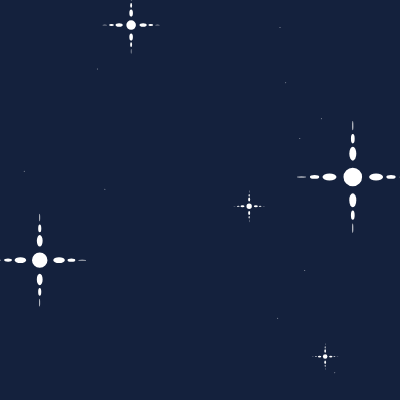
Frame 1 (no input)
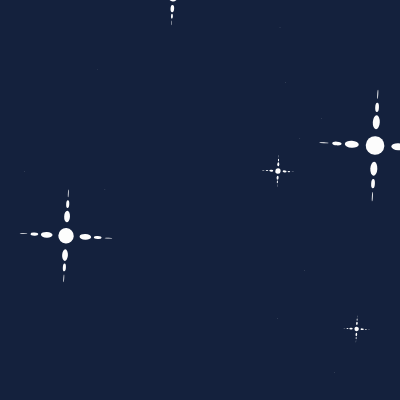
Frame 60 (no input)
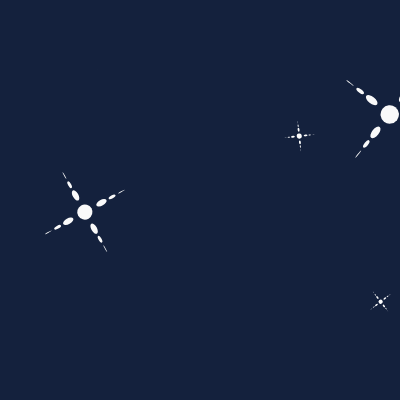
Frame 120 (the mouse pressed at the canvas centre since frame 60)

The p5.js sketch that drew these frames (run headless with seeded random() and noise() and a simulated clock; from frame 60 on, the mouse is pressed at the canvas centre):

// p5.js sketch
// ── sketch.js
let size;
let x = [];
let y = [];
let angle;
let pacex = [];
let pace = [];
let s;
let rotations;
let rotationsX;
let r, g, b, colorchange;
let disappear;
let ds, d;
let my;
let bgts = 0;
let starx = [];
let stary = [];

function setup() {
  createCanvas(400, 400);
  // x = [random(0, width),random(0, width),random(0, width)];
  // y = [random(0, height),random(0, height),random(0, height)];
  for(i = 0; i < 10; i ++){
    starx[i] = random(0, width);
    stary[i] = random(0, height);
  }
  
  for (i = 0; i < 5; i ++){
    x[i] = random(0, width);
    y[i] = random(0, height);
    pace[i] = random(0.2, 0.8);
    pacex [i] = random(0.2, 0.8);
  }
  size = [
    random(20, 50),
    random(20, 50),
    random(10, 20),
    random(20, 50),
    random(10, 20),
  ];
  angle = [];
  disappear = 255;
}

function draw() {
  background(20, 33, 61);

  for (i = 0; i < 20; i += 1) {
    stars(starx[i], stary[i]);
  }

  for (i = 0; i < 5; i += 1) {
    fishmove(i);
    push();
    translate(x[i], y[i] - size[i] * 0.14);
    s = sin(frameCount * 0.05);
    rotate((angle[i] / 8) * s);
    let my = map(y[i], 0, height, 0, 100);
    if (mouseIsPressed) {
      rotate(PI * my);
      if (size[i] > 0) {
        size[i] -= 0.01;
      }
    }
    if (sin(frameCount * 0.05) < 0) {
      rotate((angle[i] / 8) * -s * 2);
    }

    teridyfish(0, 0, size[i]);
    pop();

    if (y[i] < -30 || y[i] > height + 30) {
      pace[i] = -pace[i];
    }
    if (x[i] < -30 || x[i] > width + 30) {
      pacex[i] = -pacex[i];
    }
  }
}

function drawfish(px, py, psize){
    circle(px, py, psize * 0.4);

    ellipse(px, py + psize * 0.5, psize * 0.15, psize * 0.3);
    ellipse(px, py - psize * 0.5, psize * 0.15, psize * 0.3);
    ellipse(px + psize * 0.5, py, psize * 0.3, psize * 0.15);
    ellipse(px - psize * 0.5, py, psize * 0.3, psize * 0.15);

    ellipse(px, py + psize * 0.82, psize * 0.08, psize * 0.2);
    ellipse(px, py - psize * 0.82, psize * 0.08, psize * 0.2);
    ellipse(px + psize * 0.82, py, psize * 0.2, psize * 0.08);
    ellipse(px - psize * 0.82, py, psize * 0.2, psize * 0.08);

    ellipse(px, py + psize * 1.1, psize * 0.02, psize * 0.2);
    ellipse(px, py - psize * 1.1, psize * 0.02, psize * 0.2);
    ellipse(px + psize * 1.1, py, psize * 0.2, psize * 0.02);
    ellipse(px - psize * 1.1, py, psize * 0.2, psize * 0.02);
}

function teridyfish(px, py, psize) {
  noStroke();
  //   change color based on distance
  r = 255 - frameCount * (psize / 1000);
  g = 255 - frameCount * (psize / 1000);
  b = 255 - frameCount * (psize / 1000);
  fill(r, g, b, disappear);

  if (g < 110) {
    disappear -= frameCount * 0.0005;
    // console.log("gg");
    fill(r, g, b, disappear);
    drawfish(px, py, psize)
    
  } else {
    fill(r, g, b, disappear);
    drawfish(px, py, psize)
  }

  if (disappear < 150) {
    pace[i] = pace[i] * 0.99;
  }
  if (disappear < 10 || psize < 0.5) {
    rectMode(CENTER);
    fill(255, 255, 255, bgts);
    rect(0, 0, width * 3, height * 3);
    bgts += 0.1;
  }

  //console.log(x)
}

function fishmove(t) {
  // x[t] = x[t] + 5 * cos(frameCount * 0.05);

  let x_angle = sin(frameCount * 0.05);
  let y_angle = cos(frameCount * 0.05);

  // x[t] = 10 * sin(frameCount * 0.05);
  x[t] = x[t] + x_angle * 0.1 + pacex[t];
  y[t] -= pace[t] + y_angle * 0.1;
  angle[t] = atan2(x_angle, y_angle);
}

function stars(x, y) {
  noFill();
  stroke(255, 255, 255, 200);
  let shine = sin(frameCount * 0.01);
  let starshine = map(shine, -1, 1, 0, 1);
  strokeWeight(2 - 2 * starshine);
  point(x, y);
}
